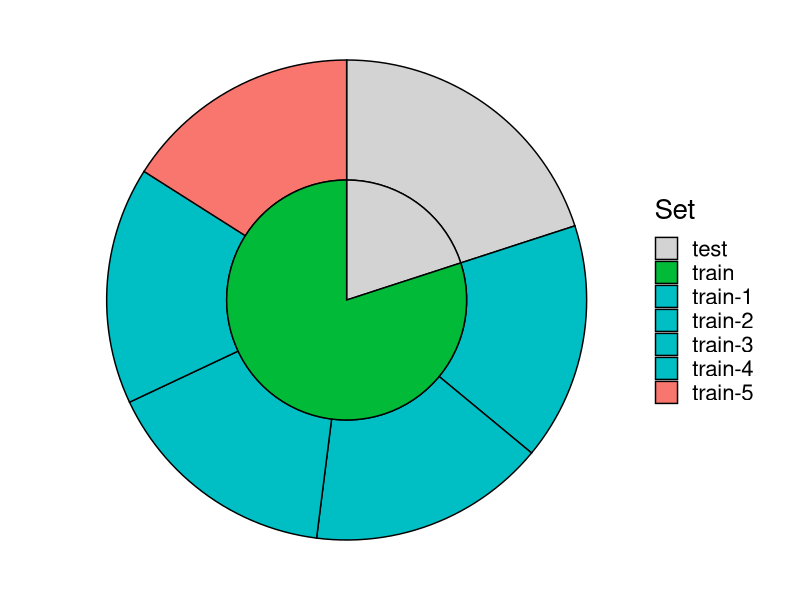
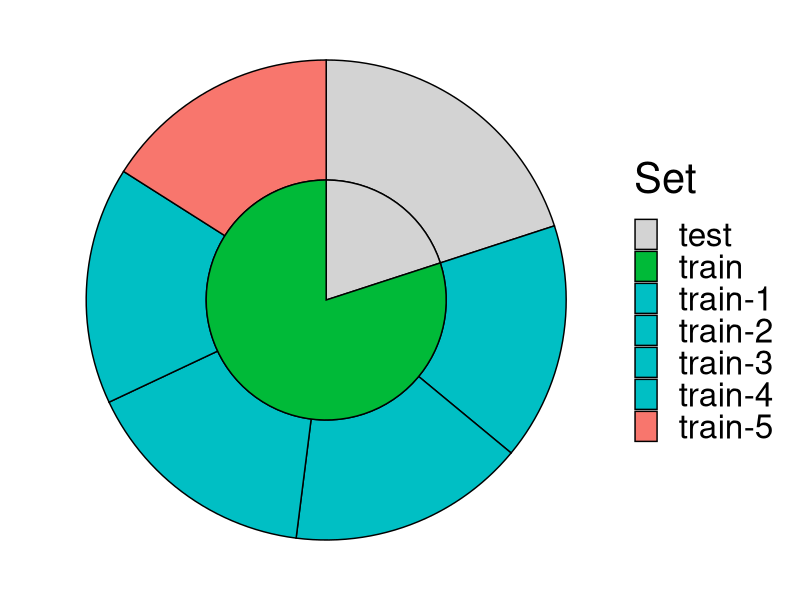
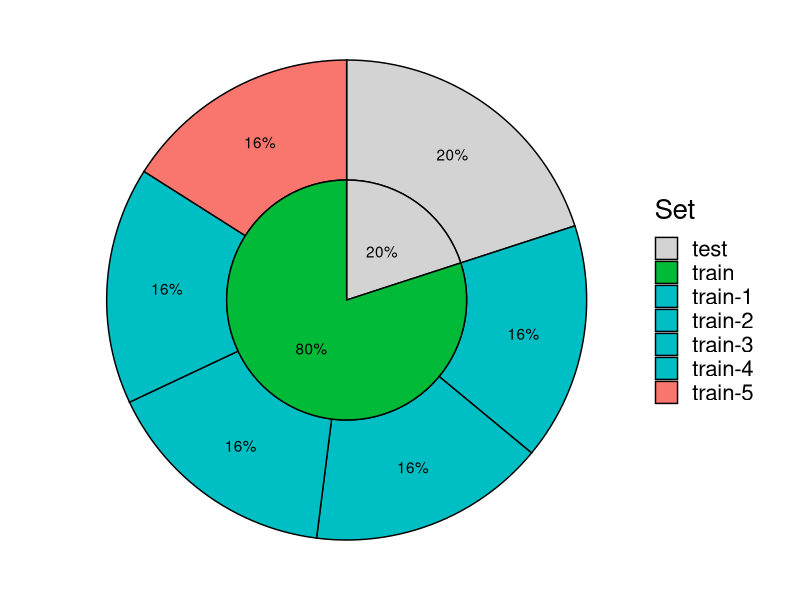

R code for these plots, in order:
library(tidyverse)

col_inner <- scales::hue_pal()(2)
col_outer <- c("#d3d3d3", scales::hue_pal()(3)[2])


plot_remains <- function(K = 5, which_remains = K, size = 20) {
  
  ind <- rep(2, K); ind[which_remains] <- 1
  
  data.frame(
    nest = rep(c("outer", "inner"), c(K + 1, 2)),
    Set = c("test", paste0("train-", 1:K), "test", "train"),
    value = c(20, rep(80 / K, K), 20, 80)
  ) %>%
    ggplot(aes(nest, value, fill = Set, 
               label = paste0(value, "%"))) +
    geom_col(width = 1, color = "black") +
    coord_polar("y", start = 0, direction = -1) +
    scale_fill_manual(values = c(col_outer, col_inner[ind])) +
    theme_void(base_size = size)
}

plot_remains(5)
plot_remains(5, size = 30)


plot_remains(5) +
  geom_text(position = position_stack(vjust = 0.5))
